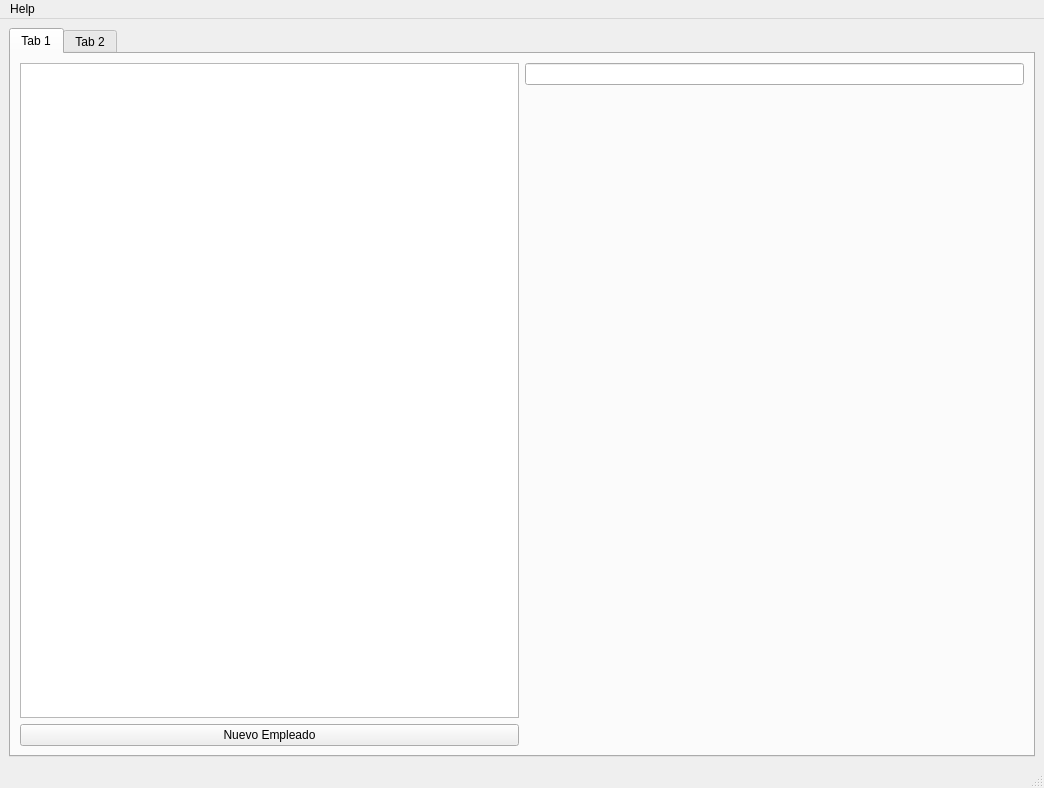
<?xml version="1.0" encoding="UTF-8"?>
<ui version="4.0">
 <class>MainWindow</class>
 <widget class="QMainWindow" name="MainWindow">
  <property name="geometry">
   <rect>
    <x>0</x>
    <y>0</y>
    <width>1044</width>
    <height>788</height>
   </rect>
  </property>
  <property name="windowTitle">
   <string>MainWindow</string>
  </property>
  <widget class="QWidget" name="centralwidget">
   <layout class="QGridLayout" name="gridLayout_2">
    <item row="0" column="0">
     <widget class="QTabWidget" name="tabWidget">
      <property name="currentIndex">
       <number>0</number>
      </property>
      <widget class="QWidget" name="employes">
       <attribute name="title">
        <string>Tab 1</string>
       </attribute>
       <layout class="QGridLayout" name="gridLayout">
        <item row="0" column="0">
         <layout class="QVBoxLayout" name="verticalLayout">
          <item>
           <widget class="QListWidget" name="listWidget"/>
          </item>
          <item>
           <layout class="QGridLayout" name="gridLayout_3">
            <item row="0" column="0">
             <widget class="QPushButton" name="pushButton">
              <property name="text">
               <string>Nuevo Empleado</string>
              </property>
             </widget>
            </item>
           </layout>
          </item>
         </layout>
        </item>
        <item row="0" column="2">
         <layout class="QVBoxLayout" name="verticalLayout_2">
          <item>
           <widget class="QLineEdit" name="lineEdit"/>
          </item>
          <item>
           <spacer name="verticalSpacer">
            <property name="orientation">
             <enum>Qt::Vertical</enum>
            </property>
            <property name="sizeHint" stdset="0">
             <size>
              <width>20</width>
              <height>40</height>
             </size>
            </property>
           </spacer>
          </item>
         </layout>
        </item>
       </layout>
      </widget>
      <widget class="QWidget" name="tab_2">
       <attribute name="title">
        <string>Tab 2</string>
       </attribute>
      </widget>
     </widget>
    </item>
   </layout>
  </widget>
  <widget class="QMenuBar" name="menubar">
   <property name="geometry">
    <rect>
     <x>0</x>
     <y>0</y>
     <width>1044</width>
     <height>26</height>
    </rect>
   </property>
   <widget class="QMenu" name="menuHelp">
    <property name="title">
     <string>Help</string>
    </property>
   </widget>
   <addaction name="menuHelp"/>
  </widget>
  <widget class="QStatusBar" name="statusbar"/>
 </widget>
 <resources/>
 <connections/>
</ui>
